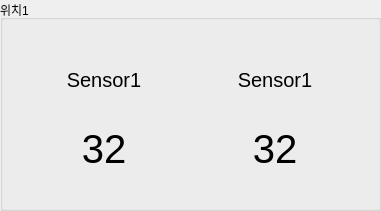
            <widget class="QGroupBox" name="groupBox_6">
             <property name="geometry">
              <rect>
               <x>990</x>
               <y>10</y>
               <width>381</width>
               <height>211</height>
              </rect>
             </property>
             <property name="styleSheet">
              <string notr="true"/>
             </property>
             <property name="title">
              <string>위치1</string>
             </property>
             <layout class="QGridLayout" name="gridLayout_39">
              <item row="1" column="1">
               <widget class="QWidget" name="widget_sensor_group1_16" native="true">
                <property name="sizePolicy">
                 <sizepolicy hsizetype="Fixed" vsizetype="Fixed">
                  <horstretch>0</horstretch>
                  <verstretch>0</verstretch>
                 </sizepolicy>
                </property>
                <property name="minimumSize">
                 <size>
                  <width>150</width>
                  <height>150</height>
                 </size>
                </property>
                <property name="maximumSize">
                 <size>
                  <width>150</width>
                  <height>150</height>
                 </size>
                </property>
                <property name="styleSheet">
                 <string notr="true">QWidget#widget_sensor_group1_1 {
    border-image: url(img_sensor_display.png);
    background-repeat: no-repeat;
    background-position: center;
    background-size: cover;
}</string>
                </property>
                <layout class="QGridLayout" name="gridLayout_40">
                 <item row="0" column="0">
                  <layout class="QVBoxLayout" name="verticalLayout_29">
                   <item>
                    <widget class="QLabel" name="label_25">
                     <property name="font">
                      <font>
                       <family>Arial</family>
                       <pointsize>15</pointsize>
                      </font>
                     </property>
                     <property name="text">
                      <string>Sensor1</string>
                     </property>
                     <property name="alignment">
                      <set>Qt::AlignCenter</set>
                     </property>
                    </widget>
                   </item>
                   <item>
                    <widget class="QLabel" name="label_55">
                     <property name="sizePolicy">
                      <sizepolicy hsizetype="Expanding" vsizetype="Preferred">
                       <horstretch>0</horstretch>
                       <verstretch>0</verstretch>
                      </sizepolicy>
                     </property>
                     <property name="font">
                      <font>
                       <family>Arial</family>
                       <pointsize>30</pointsize>
                      </font>
                     </property>
                     <property name="text">
                      <string>32</string>
                     </property>
                     <property name="alignment">
                      <set>Qt::AlignCenter</set>
                     </property>
                    </widget>
                   </item>
                  </layout>
                 </item>
                </layout>
               </widget>
              </item>
              <item row="1" column="0">
               <widget class="QWidget" name="widget_sensor_group1_17" native="true">
                <property name="sizePolicy">
                 <sizepolicy hsizetype="Fixed" vsizetype="Fixed">
                  <horstretch>0</horstretch>
                  <verstretch>0</verstretch>
                 </sizepolicy>
                </property>
                <property name="minimumSize">
                 <size>
                  <width>150</width>
                  <height>150</height>
                 </size>
                </property>
                <property name="styleSheet">
                 <string notr="true">QWidget#widget_sensor_group1_1 {
    border-image: url(img_sensor_display.png);
    background-repeat: no-repeat;
    background-position: center;
    background-size: cover;
}</string>
                </property>
                <layout class="QGridLayout" name="gridLayout_41">
                 <item row="0" column="0">
                  <layout class="QVBoxLayout" name="verticalLayout_30">
                   <item>
                    <widget class="QLabel" name="label_26">
                     <property name="font">
                      <font>
                       <family>Arial</family>
                       <pointsize>15</pointsize>
                      </font>
                     </property>
                     <property name="text">
                      <string>Sensor1</string>
                     </property>
                     <property name="alignment">
                      <set>Qt::AlignCenter</set>
                     </property>
                    </widget>
                   </item>
                   <item>
                    <widget class="QLabel" name="label_56">
                     <property name="sizePolicy">
                      <sizepolicy hsizetype="Expanding" vsizetype="Preferred">
                       <horstretch>0</horstretch>
                       <verstretch>0</verstretch>
                      </sizepolicy>
                     </property>
                     <property name="font">
                      <font>
                       <family>Arial</family>
                       <pointsize>30</pointsize>
                      </font>
                     </property>
                     <property name="text">
                      <string>32</string>
                     </property>
                     <property name="alignment">
                      <set>Qt::AlignCenter</set>
                     </property>
                    </widget>
                   </item>
                  </layout>
                 </item>
                </layout>
               </widget>
              </item>
             </layout>
            </widget>
